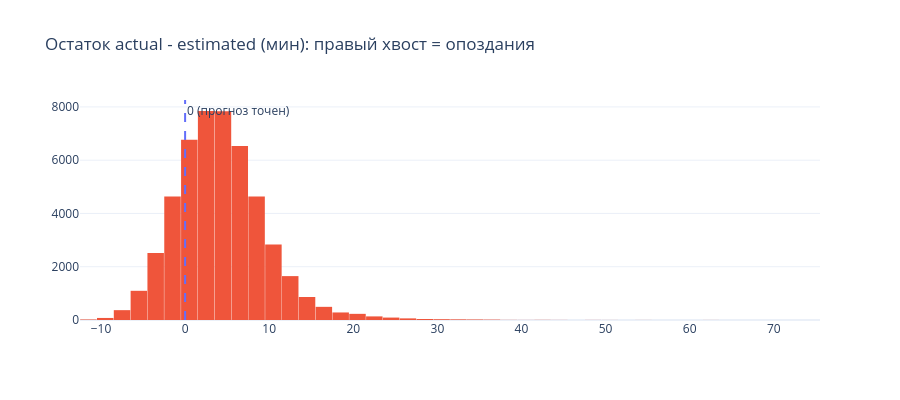

Source (notebook cell):
### Code cell
print(f'Остаток delay: mean {d["delay"].mean():+.2f} мин, median {d["delay"].median():+.2f} мин, std {d["delay"].std():.1f}')
print(f'Доля опозданий (delay > 0): {(d["delay"] > 0).mean():.1%}')
print(f'Связь платформы с фактом r(estimated, actual) = '
      f'{d["estimated_delivery_time_minutes"].corr(d["actual_delivery_time_minutes"]):.3f}')

fig = go.Figure()
fig.add_trace(go.Histogram(x=d['delay'], nbinsx=80, marker_color='#EF553B'))
fig.add_vline(x=0, line_dash='dash', line_color='#636EFA',
              annotation_text='0 (прогноз точен)')
fig.update_layout(height=400, title='Остаток actual - estimated (мин): правый хвост = опоздания',
                  template='plotly_white', bargap=0.02)
fig.show()

### Figure 1 — Plotly figure (JSON) as saved in the notebook; plotly's stock layout.template omitted (floating-point values rounded to 4 significant figures; data arrays with more than 128 entries replaced by an {"elided": "..."} marker saying what was removed)
{"data": [{"marker": {"color": "#EF553B"}, "nbinsx": 80, "type": "histogram", "x": {"elided": "49132 float values"}}], "layout": {"annotations": [{"showarrow": false, "text": "0 (прогноз точен)", "x": 0, "xanchor": "left", "xref": "x", "y": 1, "yanchor": "top", "yref": "y domain"}], "bargap": 0.02, "height": 400, "shapes": [{"line": {"color": "#636EFA", "dash": "dash"}, "type": "line", "x0": 0, "x1": 0, "xref": "x", "y0": 0, "y1": 1, "yref": "y domain"}], "title": {"text": "Остаток actual - estimated (мин): правый хвост = опоздания"}}}
